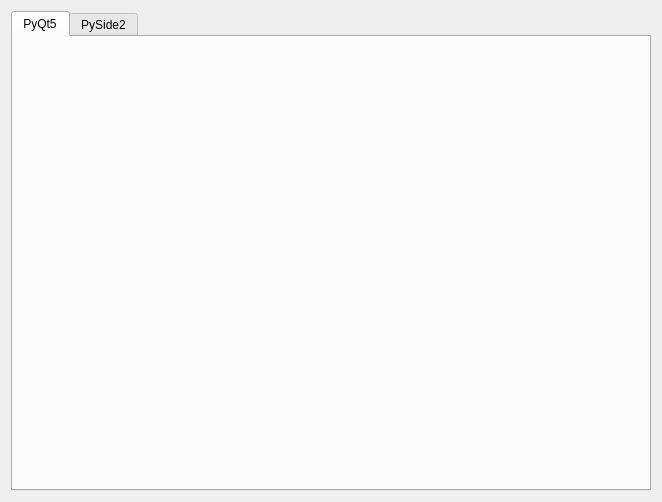
<?xml version="1.0" encoding="UTF-8"?>
<ui version="4.0">
 <class>Form</class>
 <widget class="QWidget" name="Form">
  <property name="geometry">
   <rect>
    <x>0</x>
    <y>0</y>
    <width>655</width>
    <height>358</height>
   </rect>
  </property>
  <property name="minimumSize">
   <size>
    <width>0</width>
    <height>0</height>
   </size>
  </property>
  <property name="windowTitle">
   <string>Qt2Py v1.0</string>
  </property>
  <property name="windowIcon">
   <iconset resource="q2p.qrc">
    <normaloff>:/icons/res/qt2py.png</normaloff>:/icons/res/qt2py.png</iconset>
  </property>
  <property name="windowOpacity">
   <double>0.950000000000000</double>
  </property>
  <layout class="QHBoxLayout" name="horizontalLayout">
   <item>
    <widget class="QTabWidget" name="tabWidget">
     <property name="sizePolicy">
      <sizepolicy hsizetype="Maximum" vsizetype="Maximum">
       <horstretch>0</horstretch>
       <verstretch>0</verstretch>
      </sizepolicy>
     </property>
     <property name="minimumSize">
      <size>
       <width>640</width>
       <height>480</height>
      </size>
     </property>
     <property name="currentIndex">
      <number>0</number>
     </property>
     <widget class="QWidget" name="pyqt5_tab">
      <attribute name="title">
       <string>PyQt5</string>
      </attribute>
     </widget>
     <widget class="QWidget" name="pyside2_tab">
      <attribute name="title">
       <string>PySide2</string>
      </attribute>
     </widget>
    </widget>
   </item>
  </layout>
 </widget>
 <resources>
  <include location="q2p.qrc"/>
 </resources>
 <connections/>
</ui>
